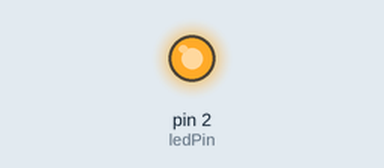
This sketch was run on a simulated Arduino Uno, built with avr-gcc and run on an emulated ATmega328P. Shown: output pins drawn as LEDs (lit = HIGH).

Above: at 1.5 s.
At 5.6 s:
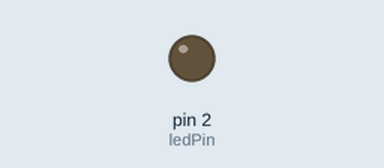
Timing chart, 0 to 8.6 s (numbered marks = the images above):
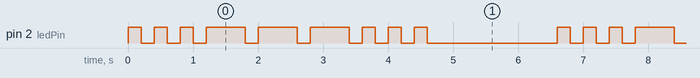

The sketch:

sos.ino
```cpp
const int ledPin = 2;
unsigned long prevTime = 0;
unsigned long now;
int state = 0;
// 定时参数
const unsigned long dot = 200;    // 短闪时长
const unsigned long dash = 600;   // 长闪时长
const unsigned long gap = 200;    // 字符间隔
const unsigned long letterGap = 500;
const unsigned long wordGap = 2000;

void setup() {
  pinMode(ledPin, OUTPUT);
}

void loop() {
  now = millis();
  switch(state){
    // S 3短闪
    case 0: digitalWrite(ledPin,HIGH); prevTime=now; state++; break;
    case 1: if(now-prevTime>=dot){digitalWrite(ledPin,LOW);prevTime=now;state++;} break;
    case 2: if(now-prevTime>=gap){state=0;static int cnt=0;cnt++;if(cnt>=3){cnt=0;state=3;}} break;
    // O 3长闪
    case 3: digitalWrite(ledPin,HIGH); prevTime=now; state++; break;
    case 4: if(now-prevTime>=dash){digitalWrite(ledPin,LOW);prevTime=now;state++;} break;
    case 5: if(now-prevTime>=gap){state=3;static int cnt=0;cnt++;if(cnt>=3){cnt=0;state=6;}} break;
    // S 3短闪
    case 6: digitalWrite(ledPin,HIGH); prevTime=now; state++; break;
    case 7: if(now-prevTime>=dot){digitalWrite(ledPin,LOW);prevTime=now;state++;} break;
    case 8: if(now-prevTime>=gap){state=6;static int cnt=0;cnt++;if(cnt>=3){cnt=0;state=9;}} break;
    // 一组SOS结束等待
    case 9: if(now-prevTime>=wordGap){state=0;} break;
  }
}
```

Measured:
- by itself, pin 2 (ledPin): repeats every 6.6 s: 2 × (LOW 0.20 s, HIGH 0.20 s), 3 × (LOW 0.20 s, HIGH 0.60 s), 3 × (LOW 0.20 s, HIGH 0.20 s), LOW 2.0 s, HIGH 0.20 s
- by itself, everything shown: repeats every 6.6 s, in 18 steps
